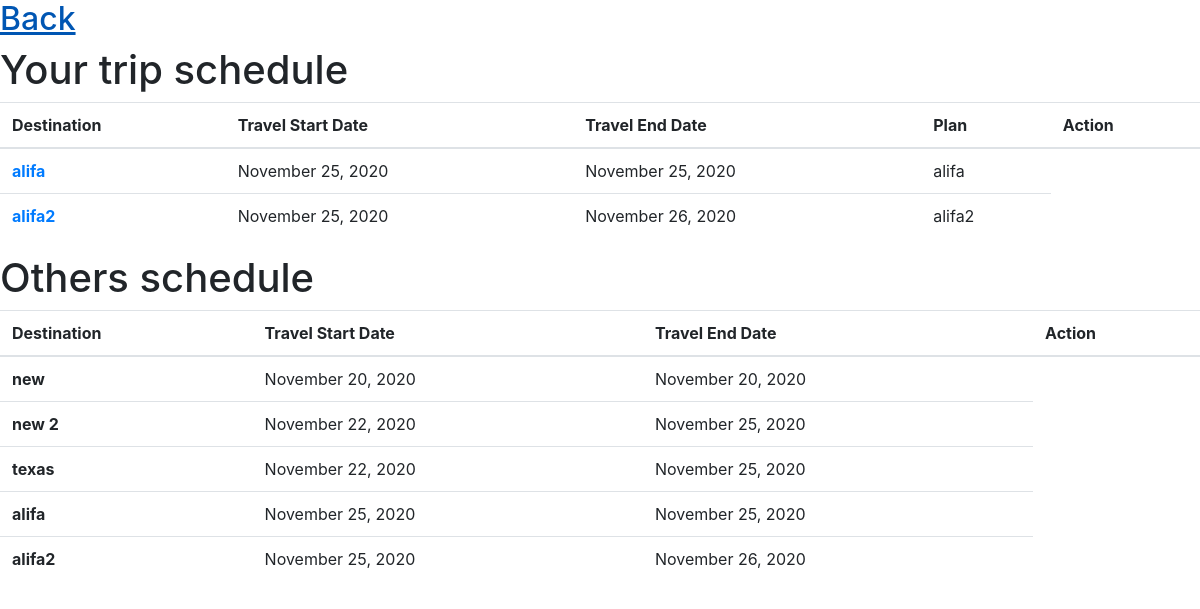
/travel/ (signed in), run on the app's committed database.
### trip_app/models.py (models this page shows, shortened)
class Trip(models.Model):
    author = models.ForeignKey(User, on_delete=models.CASCADE)
    destination = models.CharField(max_length=20)
    description = models.TextField()
    plan = models.CharField(max_length=30)
    travel_start_date = models.DateTimeField()
    travel_end_date  = models.DateTimeField()

### trip_app/views.py (the view)
# urls.py: path('travel/',views.todos_for_user,name='travel'),
@login_required
def todos_for_user(request):
    todos = Trip.objects.filter(author=request.user)
    travels = Trip.objects.all()
    context = {
          'todos' : todos,
          'travels' : travels
    }
    return render(request, 'travel.html', context)

### trip_app/templates/travel.html (shortened to what this page needs)
<link rel="stylesheet" href="https://cdn.jsdelivr.net/npm/bootstrap@4.5.3/dist/css/bootstrap.min.css">
<h2><a href="{% url 'dashboard' %}">Back</a></h2>
<h1>Your trip schedule</h1>
<table class="table">
    <thead>
      <tr>
        <th scope="col">Destination</th>
        <th scope="col">Travel Start Date</th>
        <th scope="col">Travel End Date</th>
        <th scope="col">Plan</th>
        <th scope="col">Action</th>
      </tr>
    </thead>
    <tbody>
        {% for post in todos %}
      <tr>
        <th scope="row"><a href="{% url 'post-detail' post.id %}">{{ post.destination }}</a></th>
        <td>{{ post.travel_start_date|date:"F d, Y" }}</td>
        <td>{{ post.travel_end_date|date:"F d, Y" }}</td>
        <td>{{ post.plan}}</td>
      </tr>
      {% endfor %}
    </tbody>
  </table>
  <h1>Others schedule</h1>
<table class="table">
    <thead>
      <tr>
        <th scope="col">Destination</th>
        <th scope="col">Travel Start Date</th>
        <th scope="col">Travel End Date</th>
        <th scope="col">Action</th>
      </tr>
    </thead>
    <tbody>
        {% for post in travels %}
      <tr>
        <th scope="row">{{ post.destination }}</th>
        <td>{{ post.travel_start_date|date:"F d, Y" }}</td>
        <td>{{ post.travel_end_date|date:"F d, Y" }}</td>
      </tr>
      {% endfor %}
    </tbody>
  </table>

### data on the page
Trip: destination "alifa", travel_start_date "November 25, 2020", travel_end_date "November 25, 2020", plan "alifa"
Trip: destination "alifa2", travel_start_date "November 25, 2020", travel_end_date "November 26, 2020", plan "alifa2"
Trip: destination "new", travel_start_date "November 20, 2020", travel_end_date "November 20, 2020"
Trip: destination "new 2", travel_start_date "November 22, 2020", travel_end_date "November 25, 2020"
Trip: destination "texas", travel_start_date "November 22, 2020", travel_end_date "November 25, 2020"
